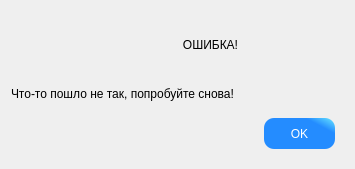
<?xml version="1.0" encoding="UTF-8"?>
<ui version="4.0">
 <class>erorr_wind</class>
 <widget class="QDialog" name="erorr_wind">
  <property name="geometry">
   <rect>
    <x>0</x>
    <y>0</y>
    <width>355</width>
    <height>169</height>
   </rect>
  </property>
  <property name="minimumSize">
   <size>
    <width>355</width>
    <height>169</height>
   </size>
  </property>
  <property name="maximumSize">
   <size>
    <width>355</width>
    <height>300</height>
   </size>
  </property>
  <property name="windowTitle">
   <string>ОШИБКА</string>
  </property>
  <property name="windowIcon">
   <iconset resource="../../images/images_store.qrc">
    <normaloff>:/error/dop/error.png</normaloff>:/error/dop/error.png</iconset>
  </property>
  <layout class="QVBoxLayout" name="verticalLayout">
   <item>
    <widget class="QWidget" name="widget" native="true">
     <property name="minimumSize">
      <size>
       <width>0</width>
       <height>60</height>
      </size>
     </property>
     <property name="maximumSize">
      <size>
       <width>16777215</width>
       <height>100</height>
      </size>
     </property>
     <layout class="QHBoxLayout" name="horizontalLayout">
      <item>
       <widget class="QWidget" name="widget_2" native="true">
        <property name="minimumSize">
         <size>
          <width>60</width>
          <height>50</height>
         </size>
        </property>
        <property name="maximumSize">
         <size>
          <width>60</width>
          <height>16777215</height>
         </size>
        </property>
        <layout class="QFormLayout" name="formLayout">
         <property name="labelAlignment">
          <set>Qt::AlignCenter</set>
         </property>
         <property name="formAlignment">
          <set>Qt::AlignRight|Qt::AlignTrailing|Qt::AlignVCenter</set>
         </property>
         <property name="horizontalSpacing">
          <number>0</number>
         </property>
         <property name="verticalSpacing">
          <number>0</number>
         </property>
         <property name="leftMargin">
          <number>0</number>
         </property>
         <property name="topMargin">
          <number>0</number>
         </property>
         <property name="rightMargin">
          <number>0</number>
         </property>
         <property name="bottomMargin">
          <number>0</number>
         </property>
         <item row="0" column="1">
          <widget class="QLabel" name="label">
           <property name="minimumSize">
            <size>
             <width>50</width>
             <height>50</height>
            </size>
           </property>
           <property name="maximumSize">
            <size>
             <width>50</width>
             <height>50</height>
            </size>
           </property>
           <property name="text">
            <string/>
           </property>
           <property name="pixmap">
            <pixmap resource="../../images/images_store.qrc">:/error/dop/error.png</pixmap>
           </property>
           <property name="scaledContents">
            <bool>true</bool>
           </property>
          </widget>
         </item>
        </layout>
       </widget>
      </item>
      <item>
       <widget class="QLabel" name="label_main">
        <property name="minimumSize">
         <size>
          <width>150</width>
          <height>50</height>
         </size>
        </property>
        <property name="styleSheet">
         <string notr="true">font: 75 16pt &quot;Times New Roman&quot;;</string>
        </property>
        <property name="text">
         <string>ОШИБКА!</string>
        </property>
        <property name="alignment">
         <set>Qt::AlignCenter</set>
        </property>
       </widget>
      </item>
     </layout>
    </widget>
   </item>
   <item>
    <widget class="QLabel" name="label_dscr_of_error">
     <property name="styleSheet">
      <string notr="true">font: 75 14pt &quot;Times New Roman&quot;;</string>
     </property>
     <property name="text">
      <string>Что-то пошло не так, попробуйте снова!</string>
     </property>
     <property name="alignment">
      <set>Qt::AlignLeading|Qt::AlignLeft|Qt::AlignVCenter</set>
     </property>
     <property name="wordWrap">
      <bool>true</bool>
     </property>
    </widget>
   </item>
   <item>
    <widget class="QWidget" name="widget_3" native="true">
     <layout class="QHBoxLayout" name="horizontalLayout_2">
      <item>
       <widget class="QLabel" name="label_2">
        <property name="text">
         <string/>
        </property>
       </widget>
      </item>
      <item>
       <widget class="QPushButton" name="ok_btn">
        <property name="minimumSize">
         <size>
          <width>71</width>
          <height>31</height>
         </size>
        </property>
        <property name="maximumSize">
         <size>
          <width>71</width>
          <height>31</height>
         </size>
        </property>
        <property name="styleSheet">
         <string notr="true">QPushButton{
     background-color: qlineargradient(spread:pad, x1:0.75, y1:0.204545, x2:1, y2:0, stop:0 rgba(36, 140, 255, 255), stop:1 rgba(106, 232, 255, 255));
     border-style: outset;
     border-radius: 10px;
     font: 10pt &quot;Times New Roman&quot;;
	 color:white;
 }

QPushButton:hover{
     background-color:qlineargradient(spread:pad, x1:0, y1:0, x2:1, y2:0, stop:0 rgba(0, 171, 0, 255), stop:1 rgba(255, 255, 255, 255));
     border-style: inset;
     font: 12pt &quot;Times New Roman&quot;;
	 color:black;
 }</string>
        </property>
        <property name="text">
         <string>OK</string>
        </property>
       </widget>
      </item>
     </layout>
    </widget>
   </item>
  </layout>
 </widget>
 <resources>
  <include location="../../images/images_store.qrc"/>
 </resources>
 <connections/>
</ui>
